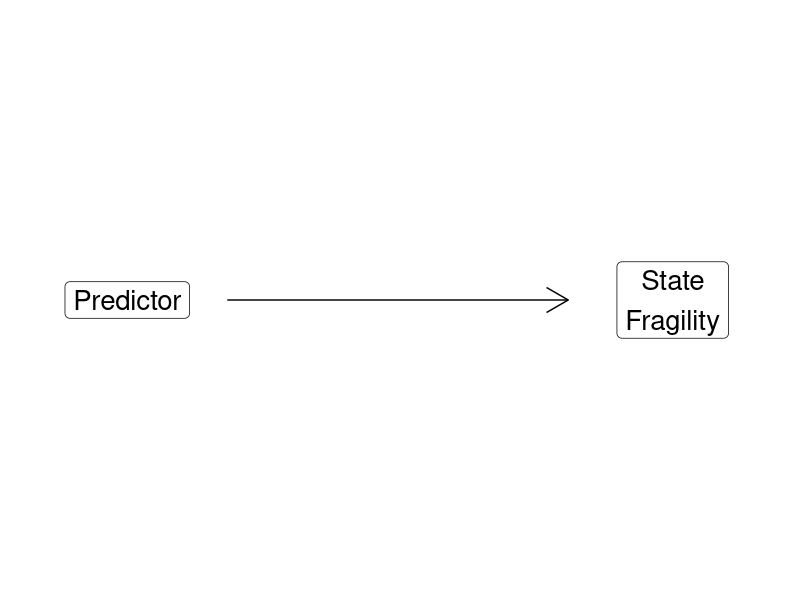
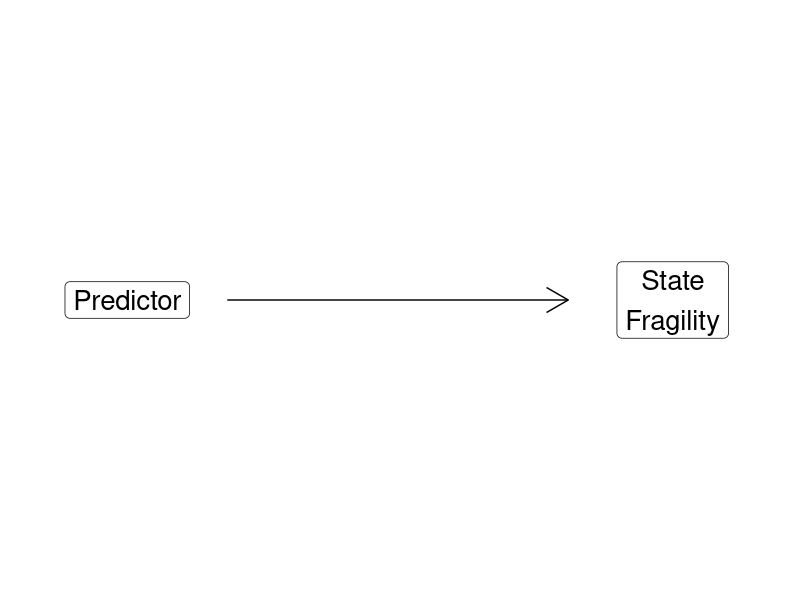

Here is the R script that generated these plots, in order: (Note: this script raises an error after producing the figures.)
## ---- chunk 1
#  background-size="1920px 1080px"
library(tidyverse)
library(readxl)
## ---- chunk 2
## Manual DAG
d1 <- tibble(
  x = c(-3, 3),
  y = c(1, 1),
  labels = c("Predictor", "State\nFragility")
)

ggplot(data = d1, aes(x = x, y = y)) +
  geom_point(size = 8) +
  theme_void() +
  coord_cartesian(xlim = c(-4, 4)) +
  geom_label(aes(label = labels), size = 7) +
  annotate("segment", x = -1.9, xend = 1.85, y = 1, yend = 1, arrow = arrow())
## ---- chunk 3
## Manual DAG
ggplot(data = d1, aes(x = x, y = y)) +
  geom_point(size = 8) +
  theme_void() +
  coord_cartesian(xlim = c(-4, 4)) +
  geom_label(aes(label = labels), size = 7) +
  annotate("segment", x = -1.9, xend = 1.85, y = 1, yend = 1, arrow = arrow())
## ---- chunk 4
knitr::include_graphics('Images/07_1-Assignment.png')
